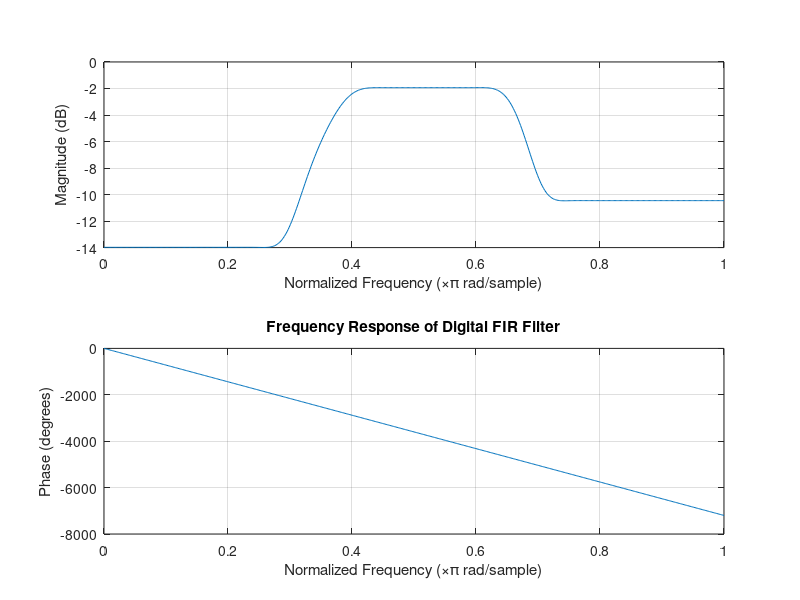

Write MATLAB code to recreate this figure.
F = [0 0.3 0.4 0.65 0.7 1];     % Frequency cutoff vector
A = [0.2 0.2 0.8 0.8 0.3 0.3];  % amplitude cutoff vector
N = 80;                         % filter order 80
B = fir2(N,F,A);                % filter coeff vector of size 81
freqz(B,1);                   % Frequency response of filter B
title('Frequency Response of Digital FIR Filter');
